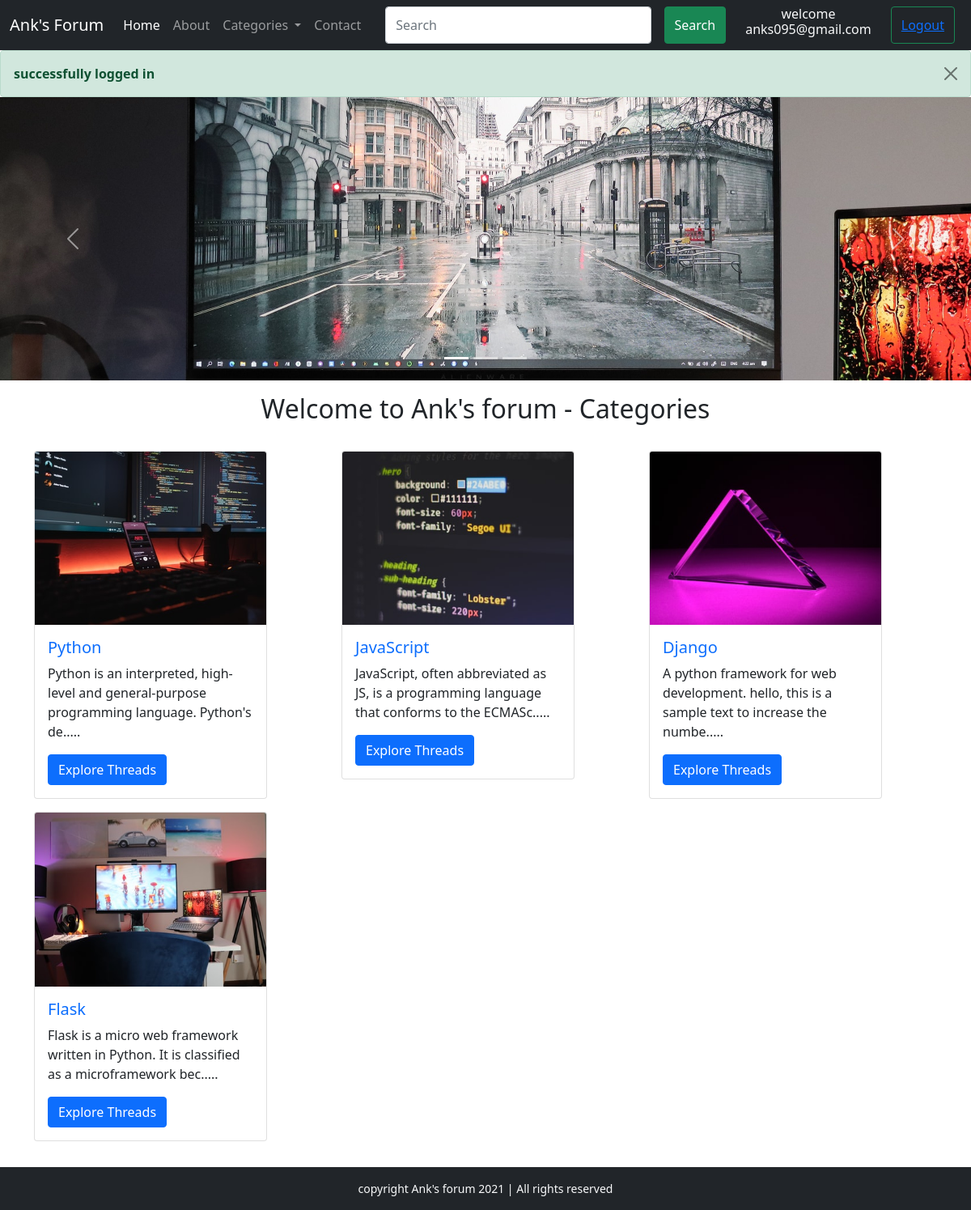
The page /index.php?loggedin=true (signed in) on the database its author committed.
### tables this page shows
CREATE TABLE `categories` (
  `category_id` int(8) NOT NULL,
  `category_name` varchar(500) NOT NULL,
  `category_description` varchar(500) NOT NULL,
  `created` datetime NOT NULL DEFAULT current_timestamp()
);

### index.php (the view, shortened to what this page needs)
<!doctype html>
<html lang="en">
<head>
  <link href="https://cdn.jsdelivr.net/npm/bootstrap@5.0.0-beta1/dist/css/bootstrap.min.css" rel="stylesheet">
  <link rel="stylesheet" href="style.css">
</head>
<body>
  <?php include 'partial/_header.php'; ?>
  <?php include 'partial/_dbconnect.php'; ?>
  <div id="carouselExampleIndicators" class="carousel slide" data-bs-ride="carousel">
    <ol class="carousel-indicators">
      <li data-bs-target="#carouselExampleIndicators" data-bs-slide-to="0" class="active"></li>
      <li data-bs-target="#carouselExampleIndicators" data-bs-slide-to="1"></li>
      <li data-bs-target="#carouselExampleIndicators" data-bs-slide-to="2"></li>
    </ol>
    <div class="carousel-inner">
      <div class="carousel-item active">
        <img src="img/slider1.jpg" class="d-block w-100" alt="...">
      </div>
    </div>
    <a class="carousel-control-prev" href="#carouselExampleIndicators" role="button" data-bs-slide="prev">
      <span class="carousel-control-prev-icon" aria-hidden="true"></span>
    </a>
    <a class="carousel-control-next" href="#carouselExampleIndicators" role="button" data-bs-slide="next">
      <span class="carousel-control-next-icon" aria-hidden="true"></span>
    </a>
  </div>
  <div class="container my-3">
    <h2 class="text-center">Welcome to Ank's forum - Categories</h2>
    <div class="row my-4">
      <?php
        $sql = "SELECT * FROM `categories`";
        $result = mysqli_query($conn, $sql);
        $num1 = 1;
        while($row = mysqli_fetch_assoc($result)){
          $title=$row['category_name'];
          $desc=$row['category_description'];
          $id=$row['category_id'];
          echo '<div class="col-md-4 my-2">
          <div class="card" style="width: 18rem;">
            <img src="img/card'.$num1.'.jpg" class="card-img-top" alt="...">
            <div class="card-body">
              <h5 class="card-title"><a class="text-decoration-none" href="threadList.php?catid='.$id.'">'.$title.'</a></h5>
              <p class="card-text">'. substr($desc, 0, 90).'.....'.'</p>
              <a href="threadList.php?catid='.$id.'" class="btn btn-primary">Explore Threads</a>
            </div>
          </div>
        </div>';
        $num1 += 1;
        }
      ?>
    </div>
  </div>
  <?php include 'partial/_footer.php'; ?>
</body>
</html>

### rows shown on the page
categories: shows a picture, category_name "Python", category_description "Python is an interpreted, high-level and general-purpose programming language. Python's de"
categories: shows a picture, category_name "JavaScript", category_description "JavaScript, often abbreviated as JS, is a programming language that conforms to the ECMASc"
categories: shows a picture, category_name "Django", category_description "A python framework for web development. hello, this is a sample text to increase the numbe"
categories: shows a picture, category_name "Flask", category_description "Flask is a micro web framework written in Python. It is classified as a microframework bec"

### other values the page prints
$_SESSION['useremail'] "anks095@gmail.com"
